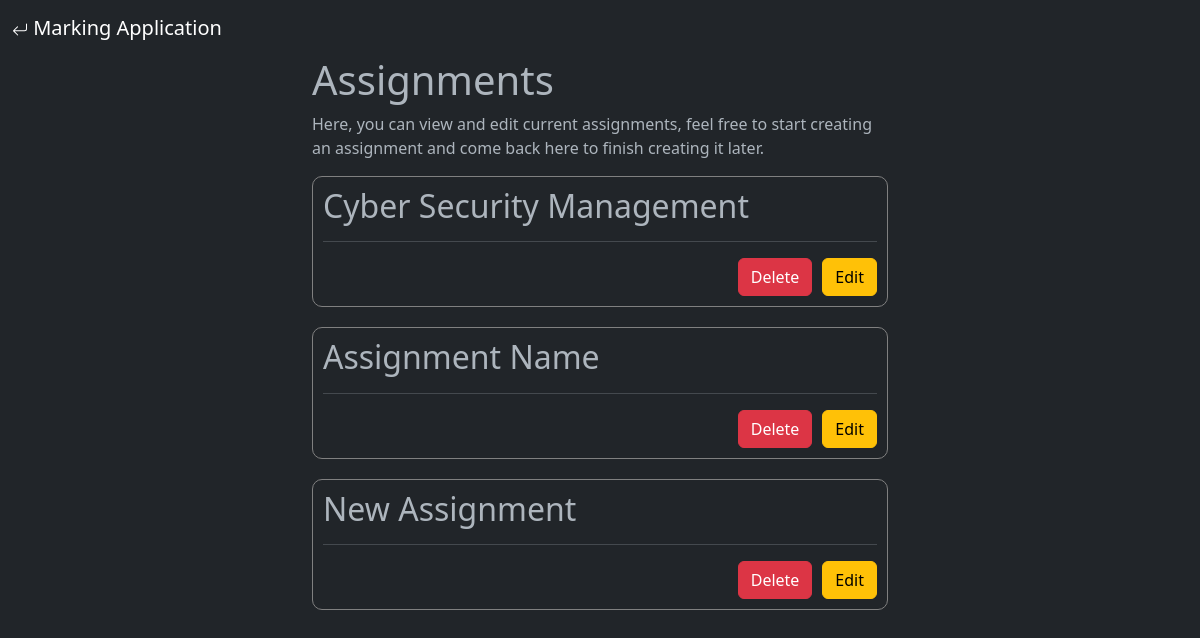
/assignments/, run on the app's committed database.
### markingApp/models.py (models this page shows, shortened)
class Assignment(models.Model):
    assignmentName = models.CharField(max_length=100)

### markingApp/views.py (the view)
# urls.py: path('assignments/', views.assignments, name ='assignment-view'),
def assignments(request):
    context={
        'assignments': Assignment.objects.all()
    }
    return render(request, 'markingApp/assignments.html', context)

### markingApp/templates/markingApp/assignments.html (shortened to what this page needs)
<!doctype html>
<html lang="en" data-bs-theme="dark">
  <head>
    <link href="https://cdn.jsdelivr.net/npm/bootstrap@5.3.0-alpha1/dist/css/bootstrap.min.css" rel="stylesheet">
  </head>
  <body>
{% include 'markingApp/nav.html' %}
<div class= "container-fluid" id="content">
<h1>Assignments</h1>
<p>Here, you can view and edit current assignments, feel free to start creating an assignment and come back here to finish creating it later. </p>
{% for assignment in assignments %}
<div class="assignment-box">
    <h2>{{ assignment.assignmentName }}</h2>
    <hr>
    <div class="button-group">
        <a href="{% url 'marking-delete' assignment.id %}" class="btn btn-danger">Delete</a>
        <a href="{% url 'marking-edit' assignment.id %}" class="btn btn-warning">Edit</a>
    </div>
</div>
{% empty %}
    <p>No assignments found</p>
{% endfor %}
</div>
  </body>
</html>

### markingApp/templates/markingApp/assignments.html (style rules this page uses)
body { margin: 0; padding:0; text-align: center; }
#content { width: 50%; display: inline-block; margin:0 auto; text-align: left; }
.assignment-box { border: 1px solid gray; border-radius: 10px; padding: 10px; margin-bottom: 20px; }
.assignment-box h2 { margin-top: 0; }
.assignment-box .button-group { display: flex; justify-content: flex-end; }
.assignment-box .button-group a { margin-left: 10px; }

### data on the page
Assignment: assignmentName "Cyber Security Management"
Assignment: assignmentName "Assignment Name"
Assignment: assignmentName "New Assignment"
